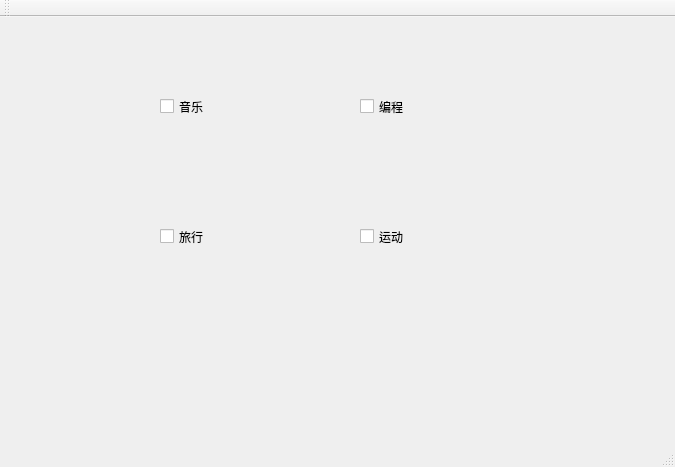
<?xml version="1.0" encoding="UTF-8"?>
<ui version="4.0">
 <class>MainWindow</class>
 <widget class="QMainWindow" name="MainWindow">
  <property name="geometry">
   <rect>
    <x>0</x>
    <y>0</y>
    <width>675</width>
    <height>467</height>
   </rect>
  </property>
  <property name="windowTitle">
   <string>MainWindow</string>
  </property>
  <widget class="QWidget" name="centralWidget">
   <widget class="QCheckBox" name="btnMusic">
    <property name="geometry">
     <rect>
      <x>160</x>
      <y>80</y>
      <width>91</width>
      <height>19</height>
     </rect>
    </property>
    <property name="text">
     <string>音乐</string>
    </property>
   </widget>
   <widget class="QCheckBox" name="btnCode">
    <property name="geometry">
     <rect>
      <x>360</x>
      <y>80</y>
      <width>91</width>
      <height>19</height>
     </rect>
    </property>
    <property name="text">
     <string>编程</string>
    </property>
    <property name="tristate">
     <bool>true</bool>
    </property>
   </widget>
   <widget class="QCheckBox" name="btnTrip">
    <property name="geometry">
     <rect>
      <x>160</x>
      <y>210</y>
      <width>91</width>
      <height>19</height>
     </rect>
    </property>
    <property name="text">
     <string>旅行</string>
    </property>
   </widget>
   <widget class="QCheckBox" name="btnSport">
    <property name="geometry">
     <rect>
      <x>360</x>
      <y>210</y>
      <width>91</width>
      <height>19</height>
     </rect>
    </property>
    <property name="text">
     <string>运动</string>
    </property>
   </widget>
  </widget>
  <widget class="QMenuBar" name="menuBar">
   <property name="geometry">
    <rect>
     <x>0</x>
     <y>0</y>
     <width>675</width>
     <height>26</height>
    </rect>
   </property>
  </widget>
  <widget class="QToolBar" name="mainToolBar">
   <attribute name="toolBarArea">
    <enum>TopToolBarArea</enum>
   </attribute>
   <attribute name="toolBarBreak">
    <bool>false</bool>
   </attribute>
  </widget>
  <widget class="QStatusBar" name="statusBar"/>
 </widget>
 <layoutdefault spacing="6" margin="11"/>
 <resources/>
 <connections/>
</ui>
